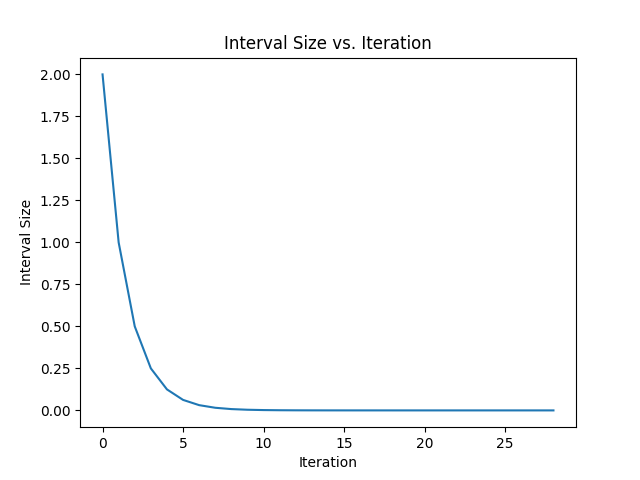

Recreate this plot in Python.



"""
# Write a routine (call it) bisect to find the root of the function 𝑓(𝑥) = √𝑥 − 1.1 starting from the interval [0,2], with 𝑎𝑡𝑜𝑙 = 1. 𝑒 − 8.
# The routine should return the root and the number of iterations it took to find the root.
"""
import math
import matplotlib.pyplot as plt

values = []
roots = []
def bisect(f, a, b, atol):
    """
    :param f: function
    :type f: function
    :param a: lower bound
    :type a: float
    :param b: upper bound
    :type b: float
    :param atol: tolerance
    :type atol: float
    :return: root, # iterations
    :rtype: tuple

    This function recursively finds the root of a function f(x) using the bisection method.
    It also keeps track of each range and root estimate in case we need it for plotting
    """

    c = (a + b) / 2
    values.append(abs(b-a))
    roots.append(c)
    if abs(b-a) < atol:
        return c, 0
    else:
        # set c to be the lower or upper bound
        if f(a)*f(c) < 0:
            root, iterations = bisect(f, a, c, atol)
        else:
            root, iterations = bisect(f, c, b, atol)
        # increase the number of iterations each tim e a recursive call was made
        iterations += 1
        return root, iterations


def f(x):
    return math.sqrt(x) - 1.1

def run_routine():
    root, iterations = bisect(f, 0, 2, 1e-8)
    print("Root estimate: ", root)
    print("Iterations it took: ", iterations)

def plot_values():
    plt.plot(values)
    plt.title("Interval Size vs. Iteration")
    plt.xlabel("Iteration")
    plt.ylabel("Interval Size")
    plt.savefig("q5.png")
    plt.show()

def plot_roots():
    plt.plot(roots)
    plt.title("Root estimate vs. Iteration")
    plt.xlabel("Iteration")
    plt.ylabel("Root estimate")
    plt.savefig("q5.2.png")
    plt.show()

def main():
    run_routine()
    plot_values()
    plot_roots()

if __name__ == "__main__":
    main()